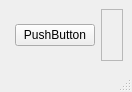
<?xml version="1.0" encoding="UTF-8"?>
<ui version="4.0">
 <class>MainWindow</class>
 <widget class="QMainWindow" name="MainWindow">
  <property name="geometry">
   <rect>
    <x>0</x>
    <y>0</y>
    <width>132</width>
    <height>92</height>
   </rect>
  </property>
  <property name="windowTitle">
   <string>MainWindow</string>
  </property>
  <widget class="QWidget" name="centralwidget">
   <property name="enabled">
    <bool>true</bool>
   </property>
   <property name="autoFillBackground">
    <bool>true</bool>
   </property>
   <layout class="QHBoxLayout" name="horizontalLayout">
    <item>
     <widget class="QFrame" name="frame_2">
      <property name="frameShape">
       <enum>QFrame::StyledPanel</enum>
      </property>
      <property name="frameShadow">
       <enum>QFrame::Raised</enum>
      </property>
      <widget class="QPushButton" name="pushButton_3">
       <property name="geometry">
        <rect>
         <x>609</x>
         <y>75</y>
         <width>151</width>
         <height>31</height>
        </rect>
       </property>
       <property name="text">
        <string>PushButton</string>
       </property>
      </widget>
      <widget class="QPushButton" name="pushButton_4">
       <property name="geometry">
        <rect>
         <x>10</x>
         <y>75</y>
         <width>80</width>
         <height>31</height>
        </rect>
       </property>
       <property name="text">
        <string>PushButton</string>
       </property>
      </widget>
     </widget>
    </item>
    <item>
     <layout class="QVBoxLayout" name="verticalLayout">
      <property name="sizeConstraint">
       <enum>QLayout::SetMaximumSize</enum>
      </property>
      <item>
       <widget class="QPushButton" name="pushButton_5">
        <property name="text">
         <string>PushButton</string>
        </property>
       </widget>
      </item>
     </layout>
    </item>
    <item>
     <widget class="QFrame" name="frame">
      <property name="sizePolicy">
       <sizepolicy hsizetype="Expanding" vsizetype="Expanding">
        <horstretch>100</horstretch>
        <verstretch>100</verstretch>
       </sizepolicy>
      </property>
      <property name="maximumSize">
       <size>
        <width>16777215</width>
        <height>16777215</height>
       </size>
      </property>
      <property name="frameShape">
       <enum>QFrame::StyledPanel</enum>
      </property>
      <property name="frameShadow">
       <enum>QFrame::Raised</enum>
      </property>
      <widget class="QLineEdit" name="lineEdit">
       <property name="geometry">
        <rect>
         <x>22</x>
         <y>30</y>
         <width>611</width>
         <height>26</height>
        </rect>
       </property>
      </widget>
      <widget class="QLineEdit" name="lineEdit_2">
       <property name="geometry">
        <rect>
         <x>20</x>
         <y>130</y>
         <width>611</width>
         <height>26</height>
        </rect>
       </property>
      </widget>
      <widget class="QPushButton" name="pushButton">
       <property name="geometry">
        <rect>
         <x>649</x>
         <y>30</y>
         <width>111</width>
         <height>26</height>
        </rect>
       </property>
       <property name="text">
        <string>Browse..</string>
       </property>
      </widget>
      <widget class="QPushButton" name="pushButton_2">
       <property name="geometry">
        <rect>
         <x>650</x>
         <y>130</y>
         <width>111</width>
         <height>26</height>
        </rect>
       </property>
       <property name="text">
        <string>Browse...</string>
       </property>
      </widget>
     </widget>
    </item>
   </layout>
  </widget>
  <widget class="QMenuBar" name="menubar">
   <property name="geometry">
    <rect>
     <x>0</x>
     <y>0</y>
     <width>132</width>
     <height>23</height>
    </rect>
   </property>
  </widget>
  <widget class="QStatusBar" name="statusbar"/>
 </widget>
 <resources/>
 <connections/>
</ui>
